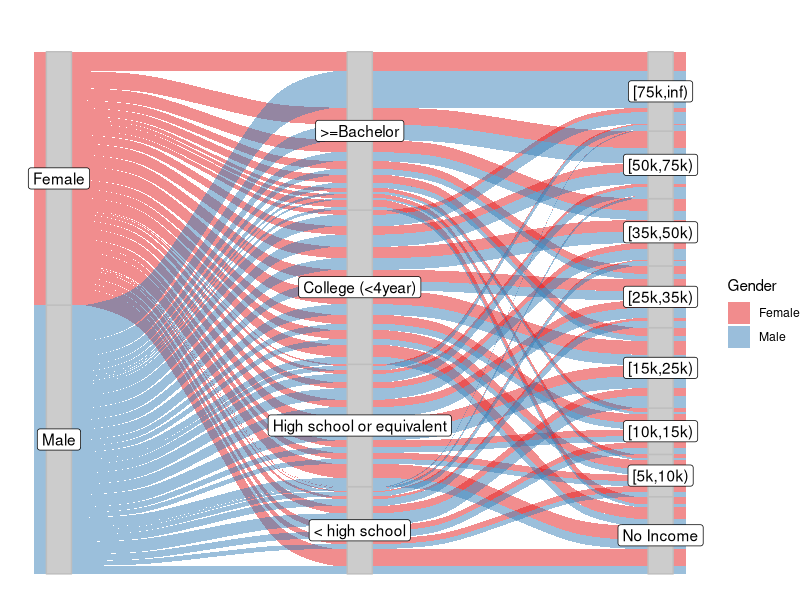
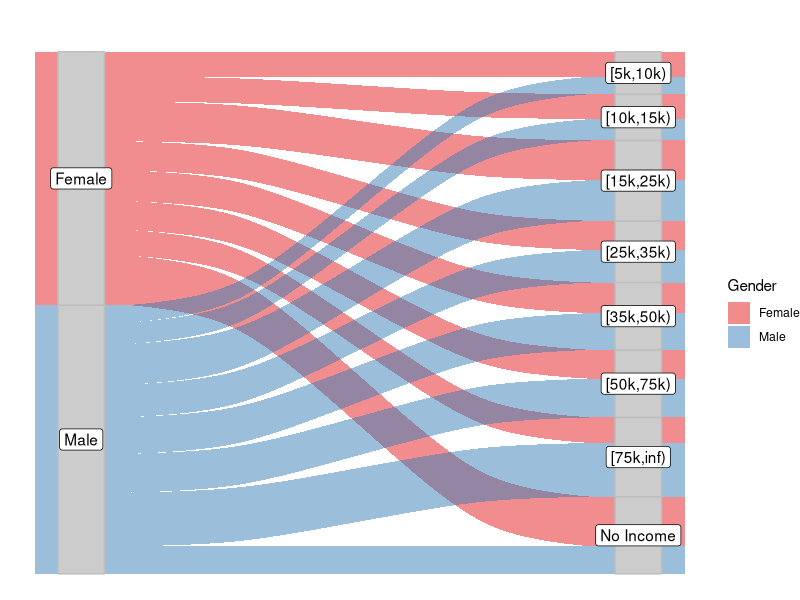
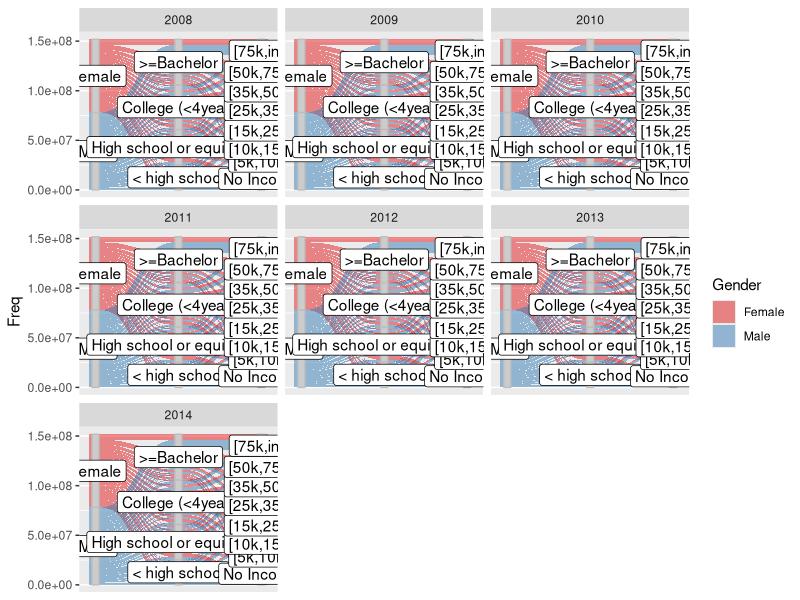

Recreate these plots in R, in order.
library(dplyr)
library(ggplot2)
library(tidyverse)
library(ggalluvial)
library(patchwork)

data<-read.csv(file = 'ca-educational-attainment-personal-income-2008-2014.csv', header = TRUE)
data_p<-data %>% filter(Age == '18 to 64')
data_p$Educational.Attainment<-factor(data_p$Educational.Attainment,
                                      levels = c("Bachelor's degree or higher","Some college, less than 4-yr degree",
                                                 "High school or equivalent","No high school diploma"))
data_p$Personal.Income<-factor(data_p$Personal.Income, 
                               levels = c('$75,000 and over','$50,000 to $74,999','$35,000 to $49,999','$25,000 to $34,999',
                                          '$15,000 to $24,999','$10,000 to $14,999','$5,000 to $9,999','No Income'))
data_p$Year<-fct_recode(data_p$Year,
                        "2008"='01/01/2008 12:00:00 AM',"2009"='01/01/2009 12:00:00 AM',
                        "2010"='01/01/2010 12:00:00 AM',"2011"='01/01/2011 12:00:00 AM',
                        "2012"='01/01/2012 12:00:00 AM',"2013"='01/01/2013 12:00:00 AM',
                        "2014"='01/01/2014 12:00:00 AM')

data_p$Educational.Attainment<- fct_recode(data_p$Educational.Attainment,
                                               ">=Bachelor" = "Bachelor's degree or higher","College (<4year)" = "Some college, less than 4-yr degree",
                                               "High school or equivalent" = "High school or equivalent","< high school" = "No high school diploma")
data_p$Personal.Income<- fct_recode(data_p$Personal.Income,
                                        "[75k,inf)"='$75,000 and over',"[50k,75k)"='$50,000 to $74,999',"[35k,50k)"='$35,000 to $49,999',
                                        "[25k,35k)"='$25,000 to $34,999',"[15k,25k)"='$15,000 to $24,999',"[10k,15k)"='$10,000 to $14,999',
                                        "[5k,10k)"='$5,000 to $9,999','No Income'='No Income')


#ggalluvial
#make it a function in convenience to plot by year
plot_alluvial<-function(year=0){
  if (!year==0){
    data_alluvial <- data_p %>% filter(Year == year) %>%
      group_by(Gender, Educational.Attainment, Personal.Income) %>%
      summarise(Freq = sum(Population.Count)) %>% ungroup()
  }else{
    data_alluvial <- data_p %>% group_by(Gender, Educational.Attainment, Personal.Income) %>%
      summarise(Freq = sum(Population.Count)) %>% ungroup()
    
  }
  
p<-ggplot(data = data_alluvial, aes(y = Freq, axis1 = Gender, axis2 = Educational.Attainment,
                                 axis3 = Personal.Income))+
  geom_alluvium(aes(fill = Gender), width = 1/6) +
  geom_stratum(width = 1/12, fill = "grey80", color = "grey") +
  geom_label(stat = "stratum", 
             aes(label = after_stat(stratum))) +
  scale_x_discrete(expand = c(.05, .05)) +
  scale_fill_brewer(type = "qual", palette = "Set1") +
  ggtitle("") +
  theme_void()
  
  return (p)
}

plot_alluvial()

#If we omit educational attempt, relation between gender and income are clearer.
#Or maybe stacked bar?
data_alluvial_2 <- data_p %>% group_by(Gender, Personal.Income) %>%
  summarise(Freq = sum(Population.Count)) %>% ungroup()
ggplot(data = data_alluvial_2, aes(y = Freq, axis1 = Gender, axis2 = fct_rev(fct_relevel(Personal.Income,'No Income'))))+
  geom_alluvium(aes(fill = Gender), width = 1/6) +
  geom_stratum(width = 1/12, fill = "grey80", color = "grey") +
  geom_label(stat = "stratum", 
             aes(label = after_stat(stratum))) +
  scale_x_discrete(expand = c(.05, .05)) +
  scale_fill_brewer(type = "qual", palette = "Set1") +
  ggtitle("") +
  theme_void()

#Over years
data_alluvial_year <- data_p %>% group_by(Gender, Educational.Attainment, Personal.Income) %>%
  summarise(Freq = sum(Population.Count), Year = Year) %>% ungroup()

#If we use facet, too small for observation
ggplot(data = data_alluvial_year, aes(y = Freq, axis1 = Gender, axis2 = Educational.Attainment,
                                 axis3 = Personal.Income))+
  geom_alluvium(aes(fill = Gender), width = 1/6) +
  geom_stratum(width = 1/12, fill = "grey80", color = "grey") +
  geom_label(stat = "stratum", 
             aes(label = after_stat(stratum))) +
  scale_x_discrete(expand = c(.05, .05)) +
  scale_fill_brewer(type = "qual", palette = "Set1") +
  facet_wrap(vars(Year))
  ggtitle("") +
  theme_void()
  
#Do it separately for each year
#We make the alluvial plot a function: plot_allvial as shown above
p1<-plot_alluvial(2008)
p2<-plot_alluvial(2009)
p3<-plot_alluvial(2010)
p5<-plot_alluvial(2012)
p6<-plot_alluvial(2013)
p7<-plot_alluvial(2014)


#Should observe in other ways (quantative ones) (in the interactive.R)
 